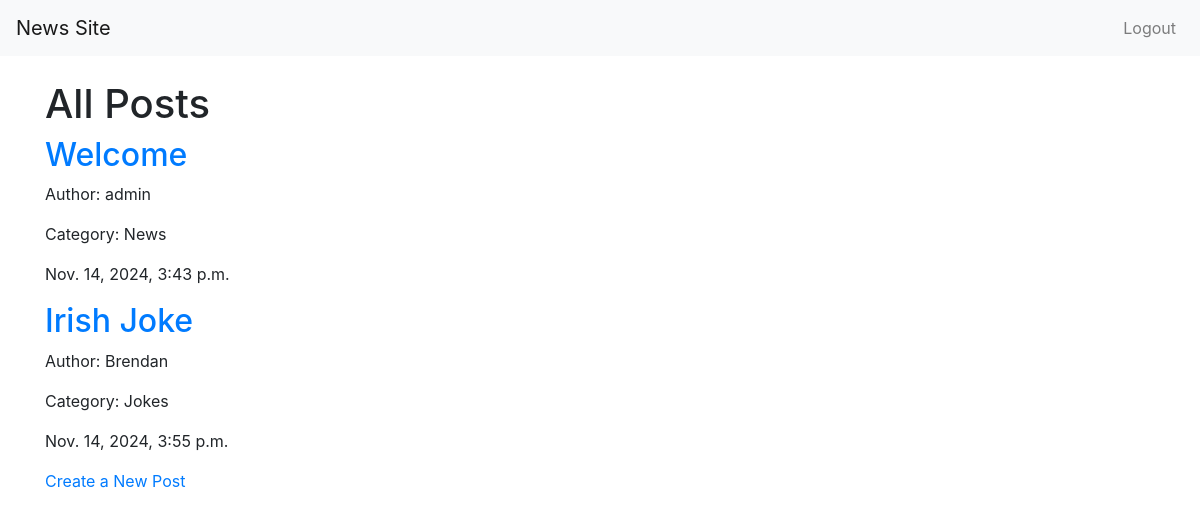
The app's page / (signed in) with its own data.
### posts/models.py (models this page shows, shortened)
class Post(models.Model):
    title = models.CharField(max_length=255)
    content = models.TextField()
    author = models.ForeignKey(User, on_delete=models.CASCADE)
    category = models.ForeignKey(Category, on_delete=models.SET_NULL, null=True, blank=True)
    created_at = models.DateTimeField(auto_now_add=True)
    updated_at = models.DateTimeField(auto_now=True)
    upvotes = models.IntegerField(default=0)
    downvotes = models.IntegerField(default=0)

class Category(models.Model):
    name = models.CharField(max_length=255)

### posts/views.py (the view)
# urls.py: path('', views.post_list, name='home'),  # List all posts (homepage)
def post_list(request):
    posts = Post.objects.all()
    return render(request, 'posts/post_list.html', {'posts': posts})

### posts/templates/posts/post_list.html
{% extends 'base.html' %}
{% block content %}
<h1>All Posts</h1>
{% for post in posts %}
    <div>
        <h2><a href="{% url 'post_detail' post.id %}">{{ post.title }}</a></h2>
        <p>Author: {{ post.author.username }}</p>
        <p>
            Category:
            {% if post.category %}
                {{ post.category.name }}
            {% else %}
                No Category
            {% endif %}
        </p>
        <p>{{ post.created_at }}</p>
    </div>
{% endfor %}
<a href="{% url 'create_post' %}">Create a New Post</a>
{% endblock %}

### records on screen
Post: title "Welcome", author.username "admin", category.name "News", created_at "Nov. 14, 2024, 3:43 p.m."
Post: title "Irish Joke", author.username "Brendan", category.name "Jokes", created_at "Nov. 14, 2024, 3:55 p.m."
